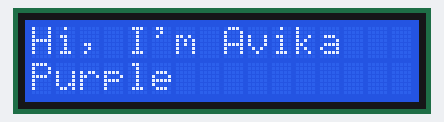
This sketch was run on a simulated Arduino Uno, built with avr-gcc and run on an emulated ATmega328P. On the bench: 16×2 character LCD.

Above: at 0.1 s.
At 3.1 s:
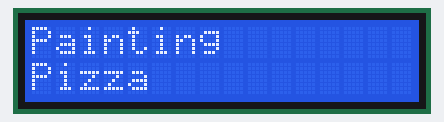
At 6.2 s:
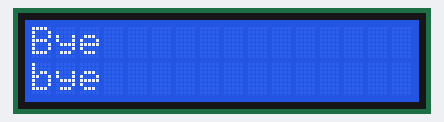

The sketch:

ScreenProject.ino
```cpp
#include <Wire.h>
#include <hd44780.h>
#include <hd44780ioClass/hd44780_I2Cexp.h>

hd44780_I2Cexp lcd;

void setup() {
  // put your setup code here, to run once:
 lcd.begin(16, 2);
}

void loop() {
  // put your main code here, to run repeatedly:
 lcd.setCursor(0,0);
 lcd.print("Hi, I'm Avika");

 lcd.setCursor(0,1);
 lcd.print("Purple");

 delay(3000);

 lcd.clear();

 lcd.setCursor(0,0);
 lcd.print("Painting");

 lcd.setCursor(0,1);
 lcd.print("Pizza");

 delay(3000);

 lcd.clear();

 lcd.setCursor(0,0);
 lcd.print("Bye");

 lcd.setCursor(0,1);
 lcd.print("bye");

 delay(3000);

 lcd.clear();
}
```

Measured:
- by itself, everything shown: repeats every 9.0 s, in 4 steps
- what the display in image 1 shows lasts 3.0 s, from 3.1 s to 6.1 s
